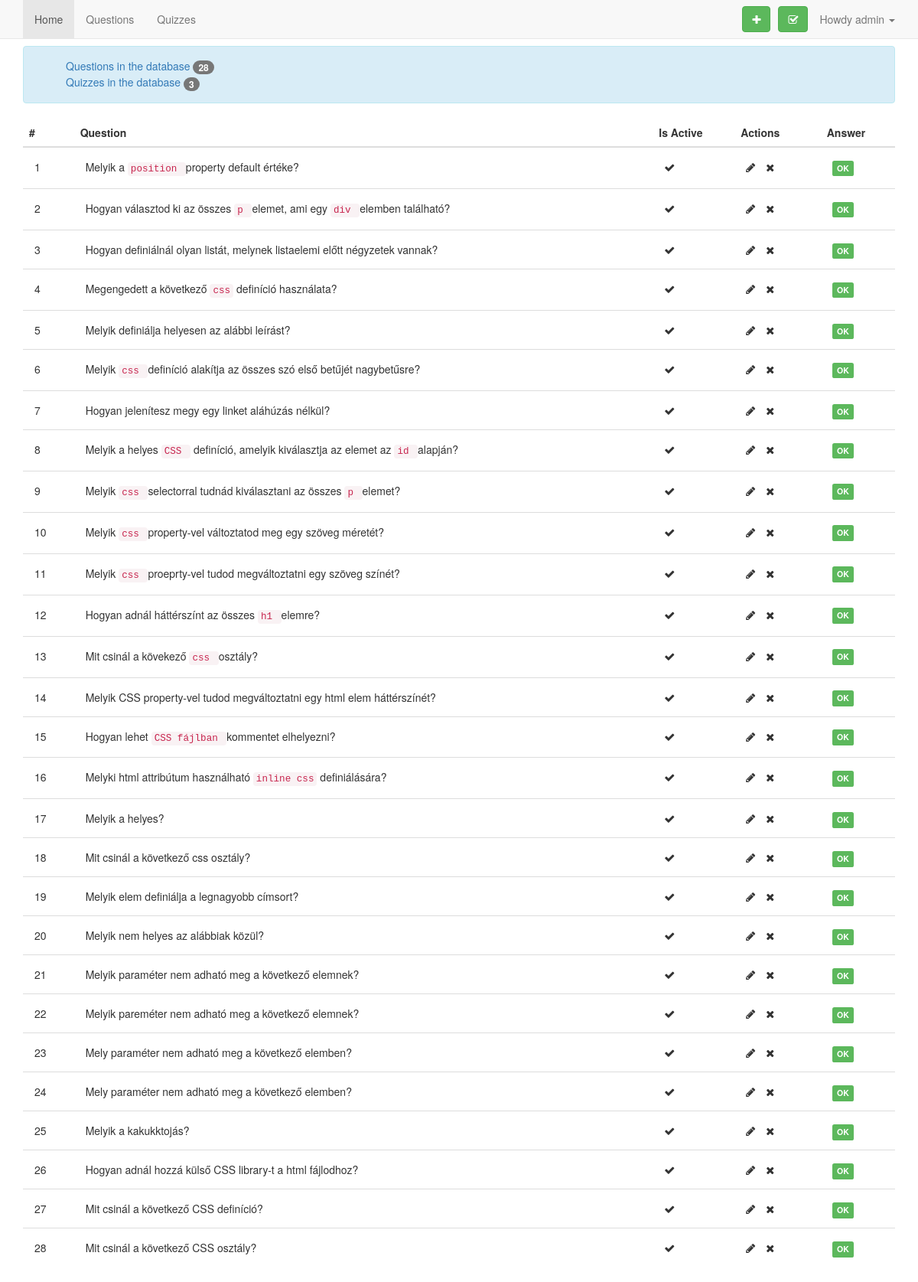
Screenshot of /quiz_db/questions.php (signed in) with the database file from the repository.
### tables this page shows
CREATE TABLE `questions` (
  `id` int(11) unsigned NOT NULL,
  `question` varchar(255) DEFAULT NULL,
  `is_active` tinyint(1) DEFAULT NULL,
  `description` varchar(255) NOT NULL,
  `owner` varchar(255) NOT NULL,
  `tags` varchar(255) NOT NULL
);

### quiz_db/MySQL.php (called while the page is built, shortened)
<?php
class MySQL {
    private static $mysql_connection;
    static function connect() {
        $mysqlDatas = require(__DIR__ . "/configClass.php");
        self::$mysql_connection = new mysqli($mysqlDatas["mysql_host"], $mysqlDatas["mysql_username"], $mysqlDatas["mysql_password"], $mysqlDatas["mysql_database"]);
        self::$mysql_connection->set_charset("utf8");
        return mysqli_connect_errno();
    }
    static function getRows($query) {
        $array = array();
        if ( $result = self::$mysql_connection->query($query) ) {
            while ( $row = $result->fetch_object() ) {
                $array[] = $row;
            }
        }
        return $array;
    }
    static function countEntry($table, $key, $value) {
        $query = "SELECT id FROM " . '`'.$table.'`' . " WHERE " . '`'.$key.'`' . "='" . $value . "' ;";
        return count(self::getRows($query)) ;
    }
}
?>

### quiz_db/functions.php (the view, shortened to what this page needs)
<?php
include_once("MySQL.php");
function getAllQuestions () {
    $getAllProjectsSql = "SELECT * FROM `questions` ORDER BY `id` DESC  ";
    $rows = MySQL::getRows($getAllProjectsSql);
    $count = 0;
    foreach ($rows as $row ) {
      $count++;
      $id = $row->id;
      $question = $row->question;
      $isActive = $row->is_active;
      if ($isActive) {
        $icon = '<i class="fa fa-check"></i>';
      } else {
        $icon = '<i class="fa fa-times"></i>';
      }
      $hasAnswer = checkIfQuestionHasAnswer($id);
      if ($hasAnswer == 0) {
        $answerBadge = '<span class="label label-danger">Missing answer</span>';
      } else {
        $answerBadge = '<span class="label label-success">OK</span>';
      }
      echo '<tr class="clickable-row" data-id="'.$id.'">
      <td>'.$count.'</td>
      <td class="linkme">'.$question.'</td>
      <td>'.$icon.'</td>
      <td>
        <i class="fa fa-pencil action-icon"></i>
        <i class="fa fa-times action-icon"></i>
      </td>
      <td>
      '.$answerBadge.'
      </td>
      </tr>
      ';
    }
}
function checkIfQuestionHasAnswer ($question) {
    $result = MySQL::countEntry('answers', 'question_id', $question);
    return $result;
}
?>

### quiz_db/css/questions.css (style rules this page uses)
.action-icon { margin-right: 10px; }
.table>tbody>tr>td { padding: 15px; }
code { color: #c7254e !important; }

### rows the page displays
questions: question "Melyik a position property default értéke?", is_active 1 (drawn)
questions: question "Hogyan választod ki az összes p elemet, ami egy div elemben található?", is_active 1 (drawn)
questions: question "Hogyan definiálnál olyan listát, melynek listaelemi előtt négyzetek vannak?", is_active 1 (drawn)
questions: question "Megengedett a következő css definíció használata?", is_active 1 (drawn)
questions: question "Melyik definiálja helyesen az alábbi leírást?", is_active 1 (drawn)
questions: question "Melyik css definíció alakítja az összes szó első betűjét nagybetűsre?", is_active 1 (drawn)
questions: question "Hogyan jelenítesz megy egy linket aláhúzás nélkül?", is_active 1 (drawn)
questions: question "Melyik a helyes CSS definíció, amelyik kiválasztja az elemet az id alapján?", is_active 1 (drawn)
questions: question "Melyik css selectorral tudnád kiválasztani az összes p elemet?", is_active 1 (drawn)
questions: question "Melyik css property-vel változtatod meg egy szöveg méretét?", is_active 1 (drawn)
questions: question "Melyik css proeprty-vel tudod megváltoztatni egy szöveg színét?", is_active 1 (drawn)
questions: question "Hogyan adnál háttérszínt az összes h1 elemre?", is_active 1 (drawn)
questions: question "Mit csinál a kövekező css osztály?", is_active 1 (drawn)
questions: question "Melyik CSS property-vel tudod megváltoztatni egy html elem háttérszínét?", is_active 1 (drawn)
questions: question "Hogyan lehet CSS fájlban kommentet elhelyezni?", is_active 1 (drawn)
questions: question "Melyki html attribútum használható inline css definiálására?", is_active 1 (drawn)
questions: question "Melyik a helyes?", is_active 1 (drawn)
questions: question "Mit csinál a következő css osztály?", is_active 1 (drawn)
questions: question "Melyik elem definiálja a legnagyobb címsort?", is_active 1 (drawn)
questions: question "Melyik nem helyes az alábbiak közül?", is_active 1 (drawn)
questions: question "Melyik paraméter nem adható meg a következő elemnek?", is_active 1 (drawn)
questions: question "Melyik pareméter nem adható meg a következő elemnek?", is_active 1 (drawn)
questions: question "Mely paraméter nem adható meg a következő elemben?", is_active 1 (drawn)
questions: question "Mely paraméter nem adható meg a következő elemben?", is_active 1 (drawn)
questions: question "Melyik a kakukktojás?", is_active 1 (drawn)
questions: question "Hogyan adnál hozzá külső CSS library-t a html fájlodhoz?", is_active 1 (drawn)
questions: question "Mit csinál a következő CSS definíció?", is_active 1 (drawn)
questions: question "Mit csinál a következő CSS osztály?", is_active 1 (drawn)

### other values shown
$_SESSION['username'] "admin"
$numberOfQuestions "28"
$numberOfQuiz "3"
